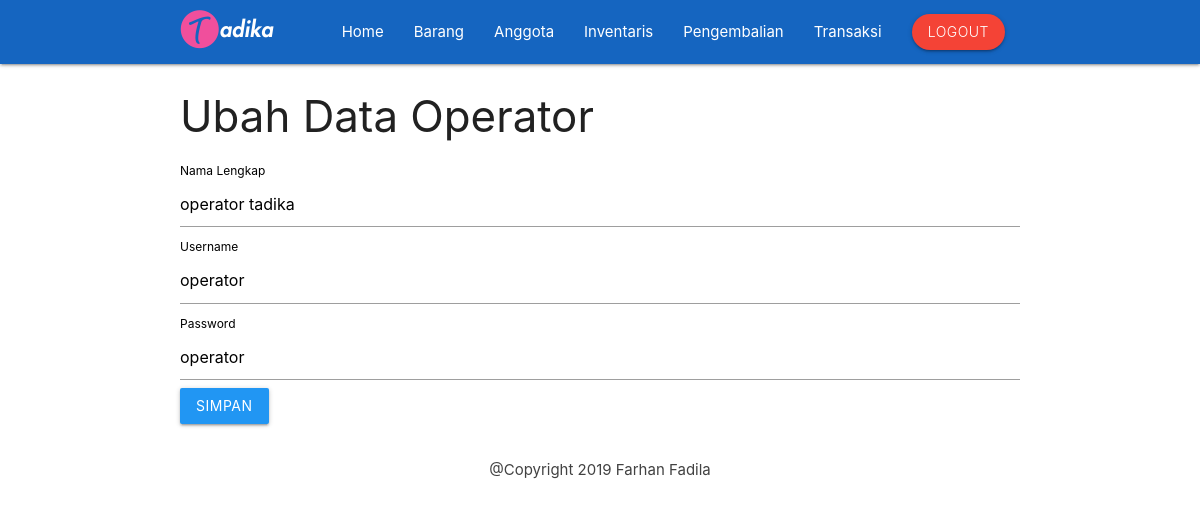
Screenshot of /views/admin/ubahoperator.php?id=1 (signed in) with the database file from the repository.
### tables this page shows
CREATE TABLE `tbl_operator` (
  `id_operator` int(11) NOT NULL,
  `username` varchar(200) NOT NULL,
  `password` varchar(200) NOT NULL,
  `nama_operator` varchar(200) NOT NULL
);

### views/admin/ubahoperator.php (the view, shortened to what this page needs)
<?php
include 'header.php';
?>
    <?php
    $ambil = $koneksi->query("SELECT * FROM tbl_operator WHERE id_operator='$_GET[id]'");
    $pecah = $ambil->fetch_assoc();
    ?>
        <div class="container">
            <h3>Ubah Data Operator</h3>
            <form method="post" enctype="multipart/form-data">
                <label><span class="black-text">Nama Lengkap</span></label>
                <input type="text" name="nama" value="<?php echo $pecah['nama_operator']; ?>">
                <label><span class="black-text">Username</span></label>
                <input type="text" name="username" value="<?php echo $pecah['username']; ?>">
                <label><span class="black-text">Password</span></label>
                <input type="text" name="password" value="<?php echo $pecah['password']; ?>">
                <input type="submit" name="simpan" value="SIMPAN" class="btn blue">
            </form>
        </div>
<?php
include 'footer.php';
?>

### rows the page displays
tbl_operator: nama "operator tadika", username "operator", password "operator"
